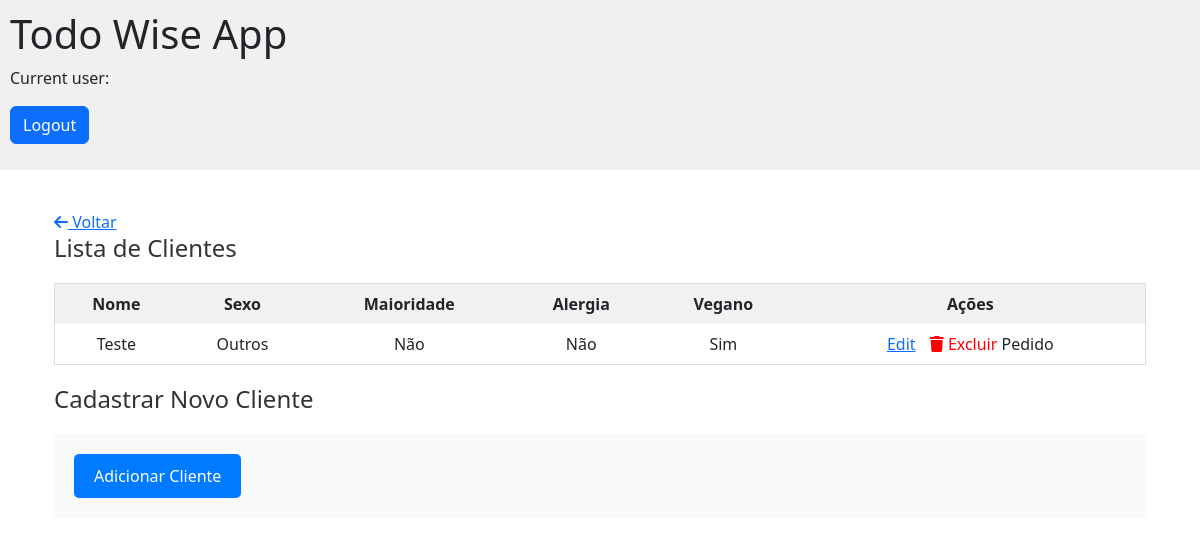
/app/app_index/ (signed in), run on an earlier commit of the app's database.
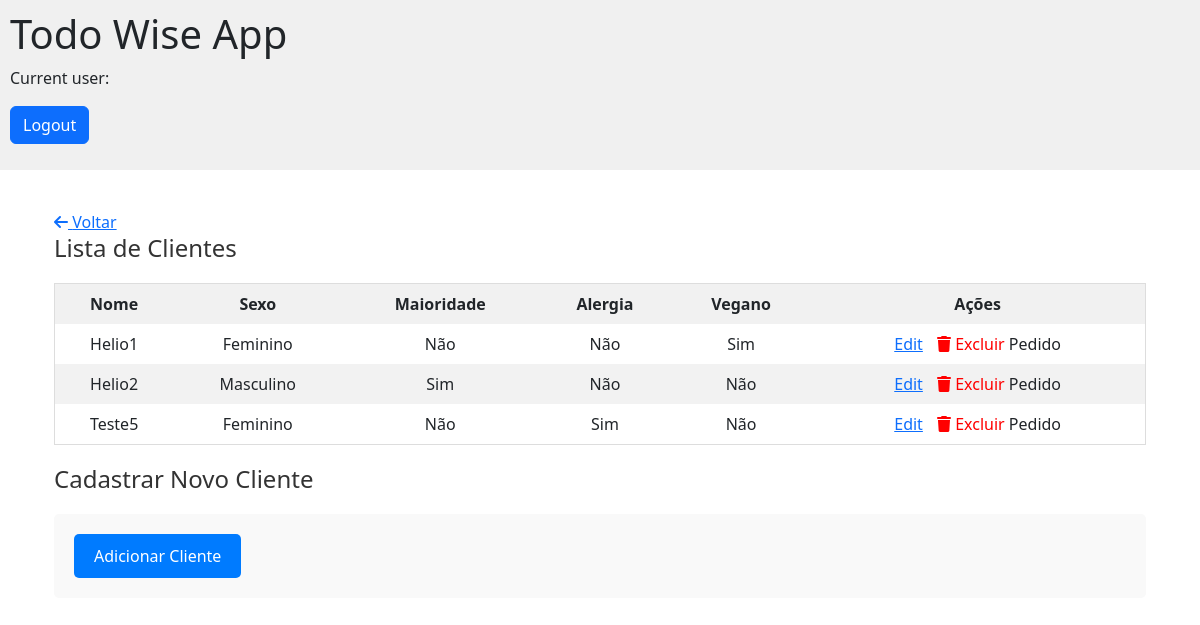
And on a later commit of the database.
### app/models.py (models this page shows, shortened)
class Cliente(models.Model):
    SEXO_CHOICES = [
        ('M', 'Masculino'),
        ('F', 'Feminino'),
        ('O', 'Outros'),
    ]
    nome = models.CharField(max_length=100, verbose_name="Nome")
    sexo = models.CharField(max_length=1, choices=SEXO_CHOICES, verbose_name="Sexo")
    maioridade = models.BooleanField(default=False, verbose_name="Maioridade")
    alergia_gluten = models.BooleanField(default=False, verbose_name="Alergia")
    veganos = models.BooleanField(default=False, verbose_name="Vegano")
    id_registro = models.AutoField(primary_key=True)

### app/views.py (the view)
# urls.py: path('app_index/', views.index, name='app_index'),
@login_required
def index(request):
    clientes = Cliente.objects.all()
    context = {
        'clientes': clientes,
        'user': request.user  # Passa o usuário autenticado para o template
    }
    return render(request, 'app/app_index.html', context)

### app/models.py (called while the page is built)
    def __str__(self):
        return f'{self.first_name} {self.last_name}'

### app/templates/app/app_index.html (shortened to what this page needs)
{% extends 'app/base_app.html' %}
{% load static %}
{% block content %}
<div class="container">
    <a href="{% url 'pagina_principal' %}" class="back-button"><i class="fas fa-arrow-left"></i> Voltar</a>
    <h2 class="title">Lista de Clientes</h2>
        <table>
            <thead>
                <tr>
                    <th>Nome</th>
                    <th>Sexo</th>
                    <th>Maioridade</th>
                    <th>Alergia</th>
                    <th>Vegano</th>
                    <th>Ações</th>
                </tr>
            </thead>
            <tbody>
                {% for cliente in clientes %}
                    <tr>
                        <td>{{ cliente.nome }}</td>
                        <td>{{ cliente.get_sexo_display }}</td>
                        <td>{% if cliente.maioridade %} Sim {% else %} Não {% endif %}</td>
                        <td>{% if cliente.alergia_gluten %} Sim {% else %} Não {% endif %}</td>
                        <td>{% if cliente.veganos %} Sim {% else %} Não {% endif %}</td>
                        <td>
                            <a href="{% url 'update_cliente' cliente_id=cliente.id_registro %}">Edit</a>
                            <a href="{% url 'delete_cliente' cliente_id=cliente.id_registro %}" class="delete-button">
                                <i class="fa fa-trash"></i> Excluir
                            </a>
                            <a> Pedido </a>
                        </td>
                    </tr>
                {% endfor %}
            </tbody>
        </table>
        <h2 class="title">Cadastrar Novo Cliente</h2>
        <form method="post" action="{% url 'cadastrar-cliente' %}" class="form">
            <button type="submit" class="button">Adicionar Cliente</button>
        </form>
    </div>
{% endblock %}

### app/templates/app/base_app.html (shortened to what this page needs)
<!DOCTYPE html>
{% load static %}
<link rel="stylesheet" type="text/css" href="{% static 'css/styles.css' %}">
<html lang="en">
<head>
    <link href="https://cdn.jsdelivr.net/npm/bootstrap@5.3.3/dist/css/bootstrap.min.css" rel="stylesheet">
    <link rel="stylesheet" href="https://cdnjs.cloudflare.com/ajax/libs/font-awesome/6.0.0-beta3/css/all.min.css">
</head>
<body>
    <div style="background-color: #f0f0f0; padding: 10px;">
        <h1>Todo Wise App</h1>
        <p>Current user: {{ user }} <form method="post" action="{% url 'app_logout' %}" style="display: inline;">{% csrf_token %}<button type="submit" class="btn btn-primary">Logout</button></form></p>
    </div>
    <div class="container">
        {% block content %}
        {% endblock %}
    </div>
</body>
</html>

### static/css/styles.css (style rules this page uses)
.container { max-width: 800px; margin: 0 auto; padding: 20px; }
.title { color: #333; font-size: 24px; margin-bottom: 20px; }
.form { background-color: #f9f9f9; padding: 20px; border-radius: 5px; }
.button { background-color: #007bff; color: #fff; padding: 10px 20px; border: none; border-radius: 5px; cursor: pointer; }
table { width: 100%; border-collapse: collapse; margin-bottom: 20px; text-align: center; }
table, th, td { border: 1px solid #ddd; }
th, td { padding: 8px; text-align: center; }
tr:nth-child(even) { background-color: #f2f2f2; }
th { background-color: #f1f1f1; font-weight: bold; }
.delete-button { color: red; text-decoration: none; margin-left: 10px; }

What changed in the data, as far as the page shows it:
removed Cliente: nome "Teste", sexo "Outros", maioridade "Não", alergia_gluten "Não", veganos "Sim"
added Cliente: nome "Helio1", sexo "Feminino", maioridade "Não", alergia_gluten "Não", veganos "Sim"
added Cliente: nome "Helio2", sexo "Masculino", maioridade "Sim", alergia_gluten "Não", veganos "Não"
added Cliente: nome "Teste5", sexo "Feminino", maioridade "Não", alergia_gluten "Sim", veganos "Não"
